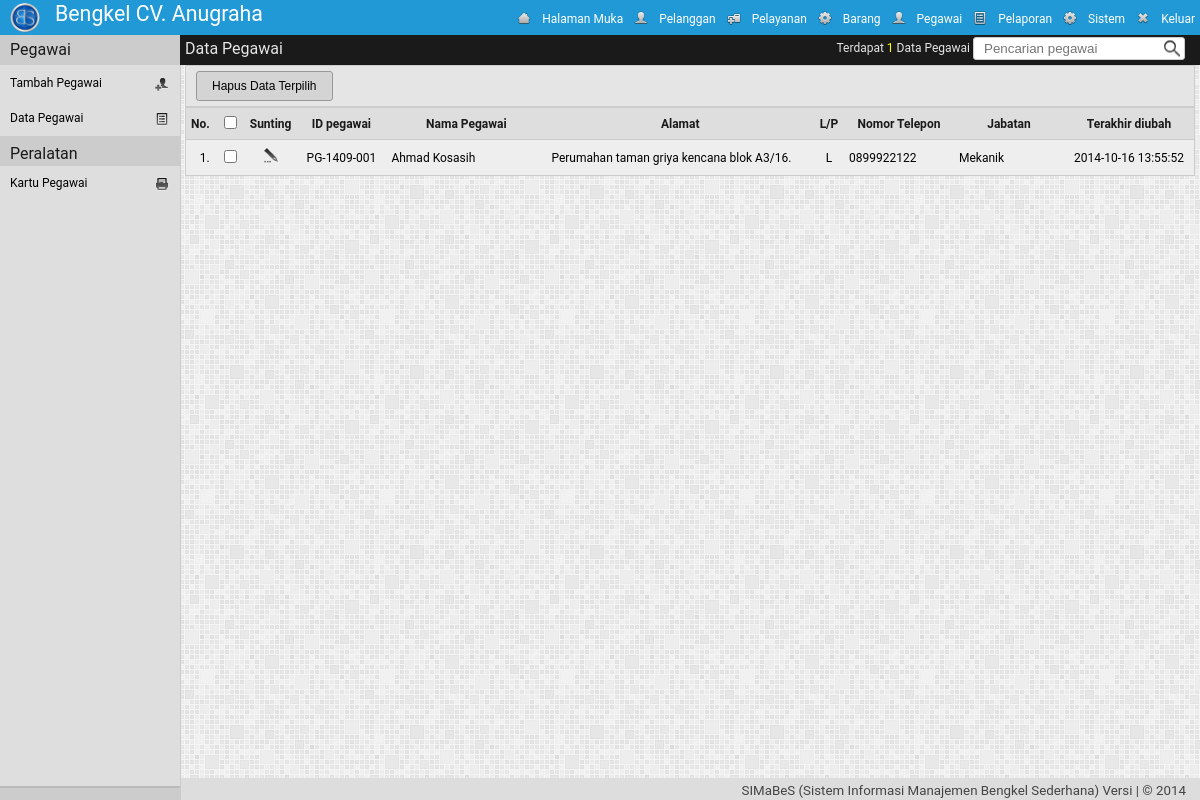
The page /adm/?mod=pegawai&h=data (signed in) on the database its author committed.
### tables this page shows
CREATE TABLE IF NOT EXISTS `pengaturan` (
`id` int(1) NOT NULL,
  `nm_bengkel` varchar(30) NOT NULL,
  `telp1` varchar(30) NOT NULL,
  `telp2` varchar(30) NOT NULL,
  `almt_bengkel` text NOT NULL,
  `logo_bengkel` text NOT NULL,
  `tentang_bengkel` text NOT NULL
);

CREATE TABLE IF NOT EXISTS `akses_pengguna` (
  `kel_id` int(2) NOT NULL,
  `id_menu` int(2) NOT NULL,
  `r` enum('0','1') NOT NULL
);

CREATE TABLE IF NOT EXISTS `menu` (
  `id_menu` int(2) NOT NULL,
  `nm_menu` varchar(20) NOT NULL,
  `class` varchar(10) NOT NULL,
  `links` text NOT NULL,
  `icon` text NOT NULL,
  `value` text NOT NULL
);

CREATE TABLE IF NOT EXISTS `dt_pegawai` (
  `id_peg` varchar(11) NOT NULL,
  `nm_peg` varchar(50) NOT NULL,
  `jns_kelamin` enum('L','P') NOT NULL,
  `tmpt_lahir` varchar(20) NOT NULL,
  `tgl_lahir` date NOT NULL,
  `almt_peg` text NOT NULL,
  `telp_peg` varchar(15) NOT NULL,
  `pend_peg` varchar(25) NOT NULL,
  `tgl_bergabung` date NOT NULL,
  `photo_peg` text NOT NULL,
  `pengalaman_peg` text NOT NULL,
  `kel_id` int(11) NOT NULL,
  `wkt_ubah` datetime NOT NULL
);

CREATE TABLE IF NOT EXISTS `kel_pengguna` (
`kel_id` int(2) NOT NULL,
  `nm_kel` varchar(30) NOT NULL
);

### adm/pegawai/class.php (called while the page is built, shortened)
<?php
class pegawai{
	function tampil(){
		if(!empty($_GET['cari'])){
			$qry = 	mysql_query("
					SELECT
					dt_pegawai.id_peg,
					dt_pegawai.nm_peg,
					dt_pegawai.almt_peg,
					dt_pegawai.jns_kelamin,
					dt_pegawai.telp_peg,
					kel_pengguna.nm_kel,
					dt_pegawai.wkt_ubah
					FROM dt_pegawai
					INNER JOIN kel_pengguna ON dt_pegawai.kel_id = kel_pengguna.kel_id
					WHERE id_peg='".$_GET['cari']."' OR nm_peg LIKE '%".$_GET['cari']."%'
					ORDER BY id_peg ASC
					")
					or die (mysql_error());
		}
		else{
			$qry = 	mysql_query("
					SELECT
					dt_pegawai.id_peg,
					dt_pegawai.nm_peg,
					dt_pegawai.almt_peg,
					dt_pegawai.jns_kelamin,
					dt_pegawai.telp_peg,
					kel_pengguna.nm_kel,
					dt_pegawai.wkt_ubah
					FROM dt_pegawai
					INNER JOIN kel_pengguna ON dt_pegawai.kel_id = kel_pengguna.kel_id
					ORDER BY id_peg ASC
					")
					or die (mysql_error());
		}
		while($row = mysql_fetch_array($qry))
			$data[] = $row;
			return $data;
	}
}
?>

### adm/pegawai/t_data.php (the view)
<?php
$pg = new pegawai();
$tampil = $pg->tampil();
$lokasi = "Data Pegawai";
$jml_peg = count($tampil);
$banyak = $jml_peg;
echo'
<div class="konten">
	<div class="lokasi">
		<label name="lokasi">'.$lokasi.'</label>
		<div class="kanan2">
			<form class="form1" action="" method="get" name="fpencarian" id="fpencarian">
			<label>Terdapat <font>'.$jml_peg.' </font> '. $lokasi .' </label>
			<input name="mod" value="pegawai" type="hidden" >
			<input name="h" value="data" type="hidden" >
			<input value="'; if(!empty($_GET['cari'])){echo $_GET['cari'];} echo'" name="cari" id="cari" size="20" maxlength="50" class="text-pencarian" type="text"  placeholder="Pencarian pegawai" title="Pencarian dengan ID / Nama pegawai">
			</form>
		</div>
	</div>
<form class="form1" name="form1" method="post" action="?mod='.$_GET['mod'].'&h=aksi" onsubmit="return cek_chk(\'Pilih data yang akan dihapus\');">
	<div class="alat">
		<input name="pegawai_hapus_terpilih" value="Hapus Data Terpilih" class="hapus" id="sendiri"  type="submit" >
	</div>
<table cellpadding="5" cellspacing="0" class="table">
<tr id="th">
	<th align="right" width="10px">No.</th>
	<th align="center" width="10px" ><input type="checkbox" id="semua" name="semua" onclick="checkUncheckAll('.$banyak.')"></th>
	<th align="center" width="10px" >Sunting</th>
	<th align="center" width="80px">ID pegawai</th>
	<th align="center" width="150px">Nama Pegawai</th>
	<th align="center">Alamat</th>
	<th align="center" width="20px">L/P</th>
	<th align="center" width="100px">Nomor Telepon</td>
	<th align="center" width="100px">Jabatan</td>
	<th align="center" width="120px" >Terakhir diubah</th>
</tr>';
if(count($tampil)>0){
	$i = 1;
	foreach($tampil as $data){
	$kolom= ($i%2 == 1)? "kolom-ganjil" : "kolom-genap";
	$a = '?mod=pegawai&h=sunting&id_peg='.$data['id_peg'];
	echo'
	<tr class="'.$kolom.'" >
		<td align="right">'.$i.'.</td>
		<td align="center" ><input name="item[]" id="item'.$i.'" value="'.$data['id_peg'].'" type="checkbox"></td>
		<td align="center" ><a href="'.$a.'" title="Merubah data pegawai"><img src="../img/sunting.png" height="20px" width="20px"></a></td>
		<td align="center">'.$data['id_peg'].'</td>
		<td>'.$data['nm_peg'].'</td>
		<td>'.$data['almt_peg'].'</td>
		<td align="center">'.$data['jns_kelamin'].'</td>
		<td align="left">'.$data['telp_peg'].'</td>
		<td align="left">'.$data['nm_kel'].'</td>
		<td align="center" >'.$data['wkt_ubah'].'</td>
	</tr>';
	$i++;
	}
}
elseif(count($tampil)==0  && !empty($_GET['cari'])){
	echo "<script type='text/javascript'> toastr.warning('Pencarian [".$_GET['cari']."] tidak ditemukan ! <button class=\'perbaharui\' onclick=\' history.back()\'>OK</button>', 'SIMaBeS');</script>";
	echo "<tr><td colspan='8'>-- Pencarian [".$_GET['cari']."] tidak ditemukan --</td></tr>";
}
else{
	echo "<script type='text/javascript'>toastr.warning('".$lokasi." kosong!', 'SIMaBeS');</script>";
	echo "<tr><td colspan='8'>-- Data Kosong --</td></tr>";
}
echo'
</table>
</form>
</div>';
?>

### adm/header.php
<?php
	$qpeng=mysql_query("SELECT * FROM pengaturan  LIMIT 1");
	$dpeng=mysql_fetch_object($qpeng);
	$qmenu="select id_menu  from akses_pengguna where  kel_id='".$_SESSION['kel_id']."' AND r='1' ";
	$dmenu=mysql_query($qmenu) or die (mysql_error());
echo'
<!DOCTYPE html PUBLIC "-//W3C//DTD XHTML 1.0 Strict//EN"
	"http://www.w3.org/TR/xhtml1/DTD/xhtml1-strict.dtd">
<html xmlns="http://www.w3.org/1999/xhtml" xml:lang="en" lang="en">
<head>
<title>'.$aplikasi." | ".strtoupper($_GET['mod']).' | Daily Build</title>
		<link rel="shortcut icon" href="../img/icon.ico" />
		<link rel="stylesheet" type="text/css" href="../styler/header.css">
		<link rel="stylesheet" type="text/css" href="../styler/style.css">
		<link rel="stylesheet" type="text/css" href="../styler/jquery-ui.css">
		<link rel="stylesheet" type="text/css" href="../styler/jquery-ui.theme.css">
		<script type="text/javascript" src="../styler/jquery-1.9.1.js"></script>
		<script type="text/javascript" src="../styler/jquery-ui.js"></script>
		<link rel="stylesheet" type="text/css" href="../styler/toastr.css">
		<script type="text/javascript" src="../styler/toastr.js"></script>
		<script type="text/javascript" src="../styler/toastr_option.js"></script>
		<script type="text/javascript" src="../styler/iframe.js"></script>
		<script type="text/javascript" src="../styler/check-uncheck.js"></script>
		<script src="../styler/tab.js" type="text/javascript"></script>
		<link href="../styler/tab.css" rel="stylesheet" type="text/css" />
</head>
<body >
<div class="header" >
	<div class="kiri">
		<a href="../index.php" target="_blank">
		<div class="logo"><img src="'.$dpeng->logo_bengkel.'"></div>
		<div class="namabengkel" >'.$dpeng->nm_bengkel.'</div></a>
	</div>
	<div class="kanan">
		<ul class="header-nav">';
			while ($dpengku2=mysql_fetch_object($dmenu)){
				$myquery="select *  from menu where id_menu='".$dpengku2->id_menu."'";
				$isi=mysql_query($myquery) or die (mysql_error());
				$dpengku=mysql_fetch_object($isi);
				echo "<a href='$dpengku->links' title='$dpengku->nm_menu' ><li class='$dpengku->class'><img class='img' src='$dpengku->icon'>$dpengku->nm_menu</li></a>";
			}
		echo'
		</ul>
	</div>
</div>
';
?>

### styler/header.css (style rules this page uses)
.header { top: 0px; width: 100%; height: 35px; padding: 0px; margin: 0px; color: #ffffff; background: #2099D6; position: fixed; z-index:1000; }
.kiri { float:left; width:auto; vertical-align:middle; }
.logo { float: left; margin: 3px 10px 5px 10px; padding: 0; vertical-align: middle; }
.logo img { width: 30px; height: 30x; border-radius: 20px; }
.namabengkel { float: left; margin: auto; padding: 5px; text-align: left; font-size: 16pt; color:#ffffff; }
.kanan { height:34px; width:auto; float:right; right: 0px; display: inline; }
.header-nav { list-style: none; margin: 0px; padding: 0px; }
.header-nav li { color:#fff; line-height: 18px; text-indent: 0px; }
.header-nav li img { float: left; margin: 0px 10px 0px 0px ; height: 16px; width: 16px; }
.menu, .keluar { padding :10px 5px 7px 5px ; margin:0; float: left; text-align: center; vertical-align: top; }

### styler/style.css (style rules this page uses)
a { text-decoration: none; }
a:link,a:visited { color: #000000; }
body { font-family: Roboto,Open Sans,Sans, Sans Serif, Calibri, Arial; font-size: 12px; margin: 0px; padding: 0px; background: url('../img/bg.png') repeat; line-height: 1.5em; color: #444; height:100%; }
.konten { width: auto; height: auto; margin: 0 0 50px 180px; padding: 30px 5px 0px 5px; vertical-align:middle; font-size: 12px; color:#000; }
table { width: 100%; height: auto; margin: 0px 0px 10px 0px; border:1px solid #ccc; }
.form1 { float:left; margin-bottom:10px; width:100%; }
div.alat { width : auto; padding:5px 0px 5px 10px ; background:#E5E5E5; border:1px solid #ccc; }
.tambah, .simpan, .perbaharui, .batal, .hapus, .cetak, .noPrint, .kembali { font-size:12px; padding-left:15px; padding-right:15px; height:30px; vertical-align:middle; border:1px solid #999999; cursor: pointer; color:#000; background:#D4D4D4; -webkit-transition:all 0.3s ease-in-out; -moz-transition:all 0.3s ease-in-out; -o-transition:all 0.3s ease-in-out; transition:all 0.3s ease-in-out; }
#sendiri { border-radius:3px; }
label { margin-left:10px; font-size: 12px; }
th { color: #1a1a1a; background: #dedede; border-bottom: solid 1px #ccc; height:20px; padding:5px; margin:0px; font-size: 12px; }
td { min-height:30px; }
.kolom-ganjil { background:#EEEEEE; }
table { background:#eee; }
.text-pencarian { border: 1px solid #ccc; border-radius: 3px; background: url(../img/pencarian.png) no-repeat right ; background-color:#fff; color: #000000; margin:0px; padding: 3px 23px 3px 10px; vertical-align:middle; }
.lokasi { top:35px; left:180px; margin:0px 0px 5px 0px; padding:5px; height:20px; vertical-align:middle; color:#E5E5E5; position:fixed; width:100%; float:right; z-index:999; background: #1A1A1A; }
.lokasi > label { font-size:12pt; margin:0px; }
.kanan2 { width:auto; float:right; top:2px; right: 205px; position: absolute; vertical-align:middle; }
.kanan2 font { color:#FFFF00; }

### rows shown on the page
pengaturan: logo_bengkel (picture), nm_bengkel "Bengkel CV. Anugraha"
akses_pengguna: id_menu.icon (picture), id_menu.nm_menu "Halaman Muka"
akses_pengguna: id_menu.icon (picture), id_menu.nm_menu "Pelanggan"
akses_pengguna: id_menu.icon (picture), id_menu.nm_menu "Pelayanan"
akses_pengguna: id_menu.icon (picture), id_menu.nm_menu "Barang"
akses_pengguna: id_menu.icon (picture), id_menu.nm_menu "Pegawai"
akses_pengguna: id_menu.icon (picture), id_menu.nm_menu "Pelaporan"
akses_pengguna: id_menu.icon (picture), id_menu.nm_menu "Sistem"
akses_pengguna: id_menu.icon (picture), id_menu.nm_menu "Keluar"
dt_pegawai: id_peg "PG-1409-001", nm_peg "Ahmad Kosasih", almt_peg "Perumahan taman griya kencana blok A3/16.", jns_kelamin "L", telp_peg "0899922122", kel.nm_kel "Mekanik", wkt_ubah "2014-10-16 13:55:52"

### other values the page prints
$lokasi "Data Pegawai"
$jml_peg "1"
